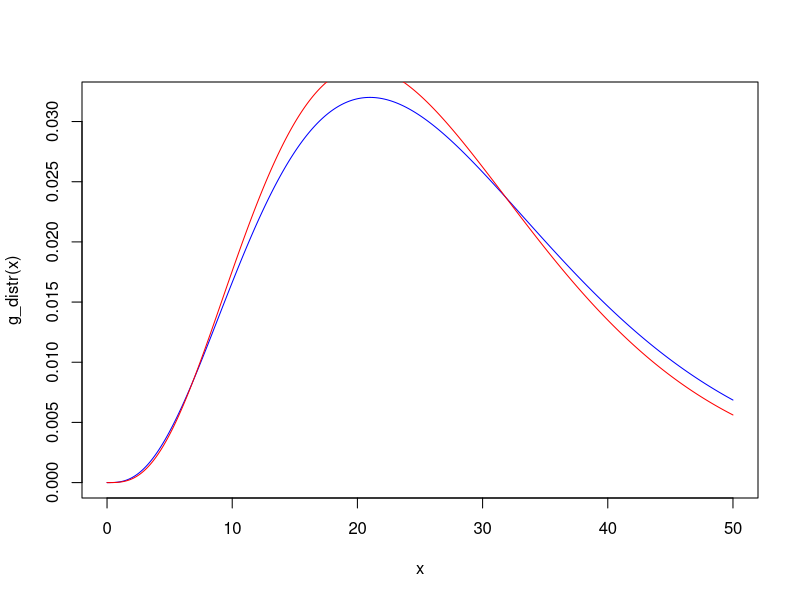
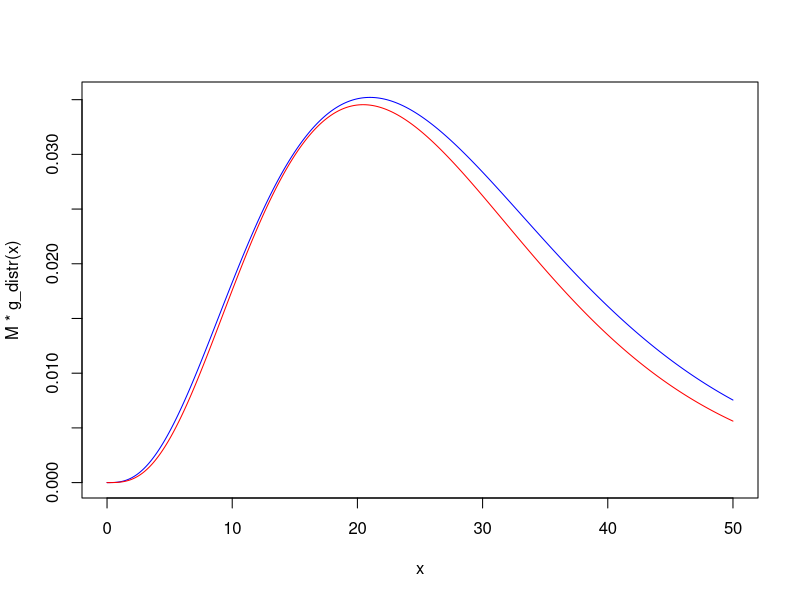
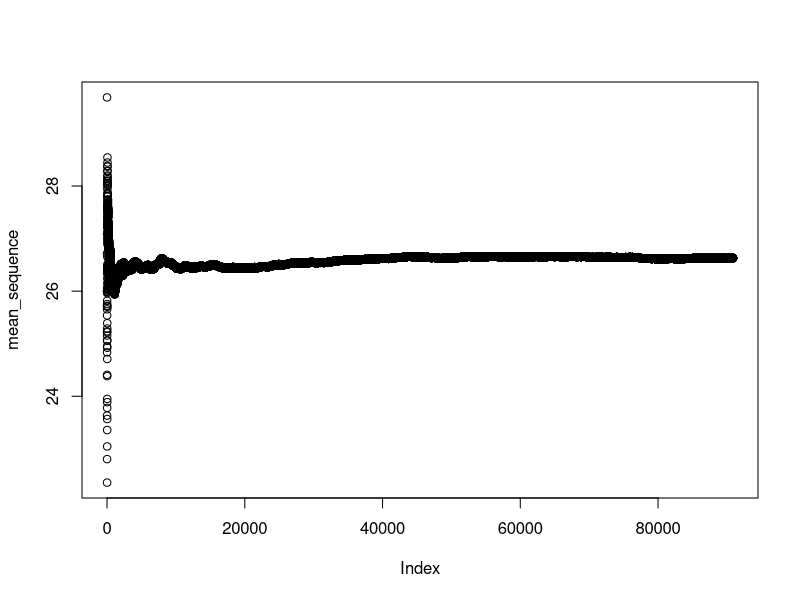
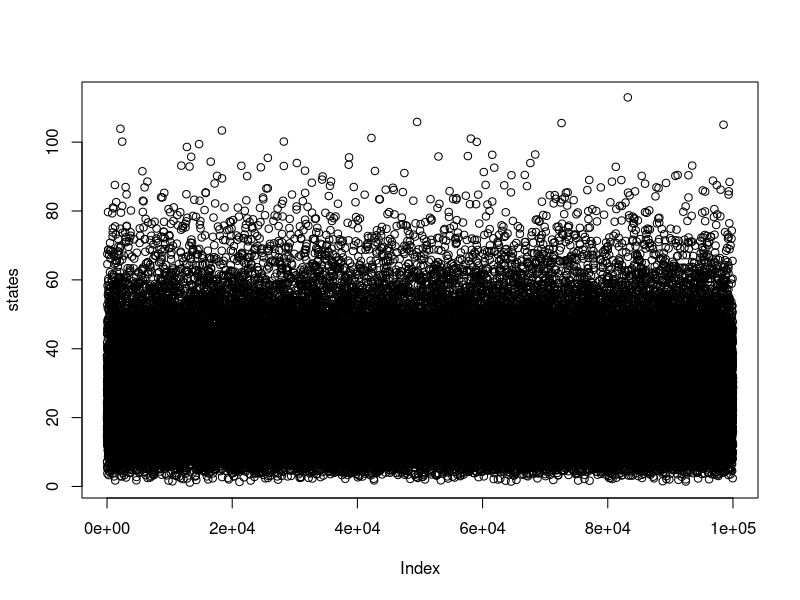
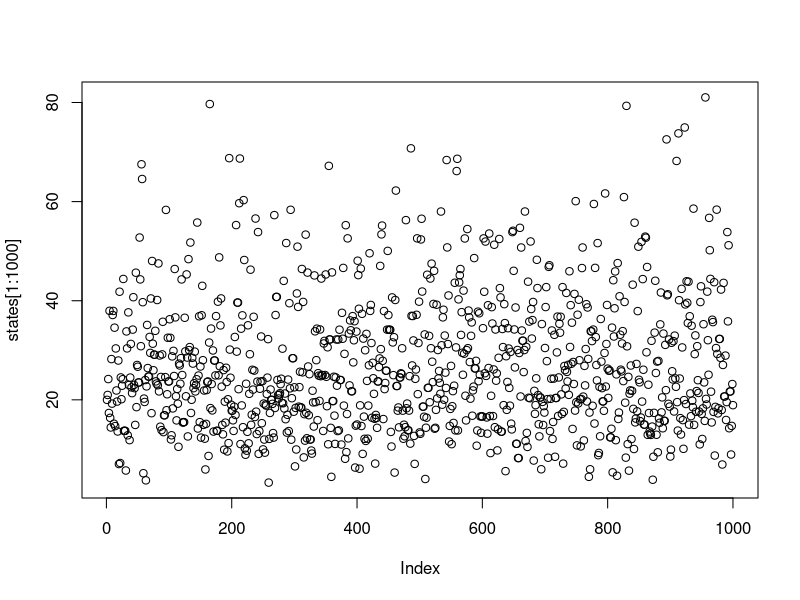
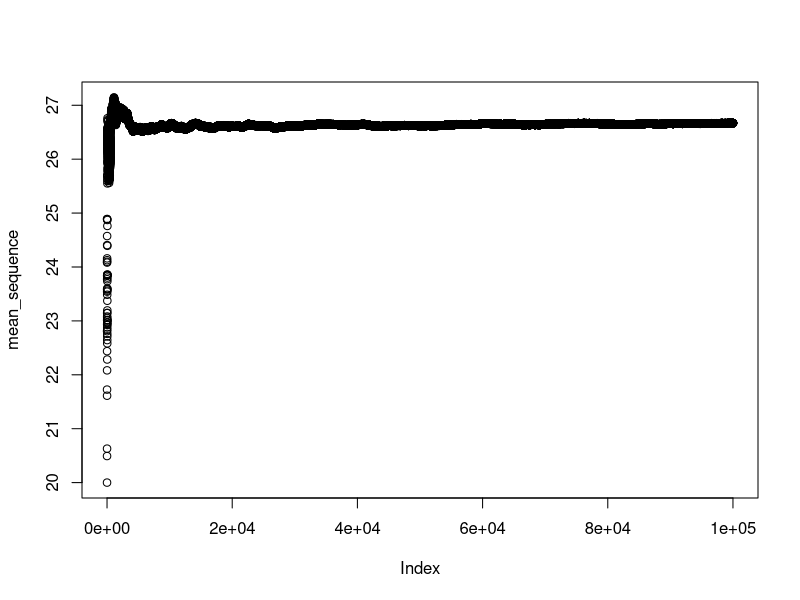
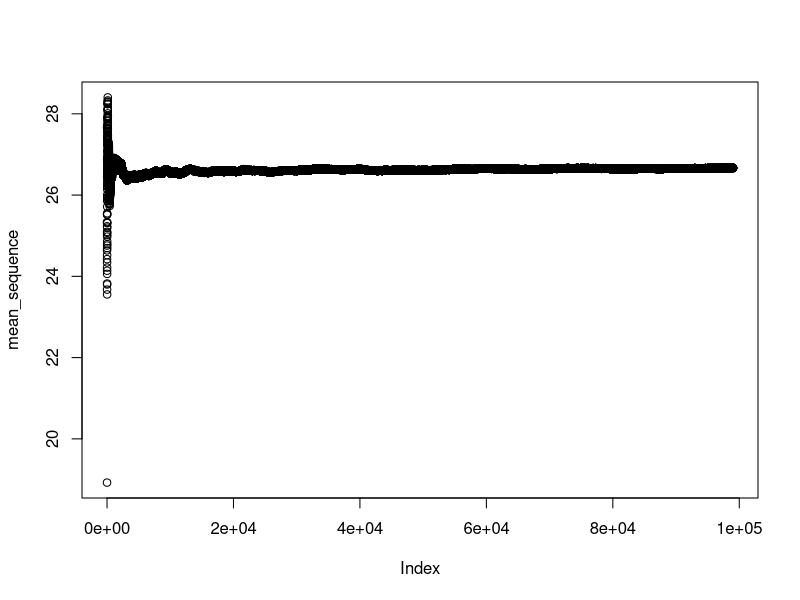

Here is the R script that generated these plots, in order: (Note: a time limit stopped this script after it produced the figures.)
## ---- chunk 1
knitr::opts_chunk$set(echo = TRUE, fig.height = 4)
## ---- chunk 2
alpha_pi <- 4.3
beta_pi <- 6.2

alpha_g <- 4
beta_g <- 7

pi_distr <- function(x) {
  dgamma(x, shape = alpha_pi, scale  = beta_pi)
}

g_distr <- function(x) {
  dgamma(x, shape = alpha_g, scale  = beta_g)
}

g_sample <- function(n = 1) {
  rgamma(n, shape = alpha_g, scale  = beta_g)
}

pi_div_g_distr <- function(x) {
  # TODO make more computationally efficient
  pi_distr(x) / g_distr(x)
}
  
x <- seq(0, 50, 0.01)

plot(x, g_distr(x), type="l", col="blue")
lines(x, pi_distr(x), col="red")
## ---- chunk 3
x_star <- (alpha_g-alpha_pi)/(1/beta_g-1/beta_pi)
x_star

pi_distr(x_star) / g_distr(x_star)
## ---- chunk 4
# Use 1.1 to be sure
M <- 1.1

plot(x, M*g_distr(x), type="l", col="blue")
lines(x, pi_distr(x), col="red")
## ---- chunk 5
N <- 100000
set.seed(2020)

samples <- c()

# TODO optimize?
for (i in 1:N) {
  x <- g_sample(1)
  r <- pi_div_g_distr(x)/M
  
  u = runif(1)
  if (r <= u) {
    next;
  } else {
    samples <- c(samples, x)
  }
}

mean_sequence <- cumsum(samples) / seq_along(samples)
plot(mean_sequence)

mean_sequence[length(mean_sequence)]
## ---- chunk 6
theoretical_mean <- alpha_pi * beta_pi
theoretical_mean
## ---- chunk 7
metropolis_hastings <- function(q_sample, q_ratio, pi_ratio, N, initial_state) {
  state <- initial_state
  
  states <- list(state)
  
  for (i in 1:N) {
    proposed <- q_sample()
    
    alpha <- q_ratio(state, proposed) * pi_ratio(proposed, state)
    
    if (alpha >= 1 || runif(1) <= alpha) {
      state <- proposed
    }
      
    states <- append(states, state)
  }
  
  return (states)
}

states <- unlist(metropolis_hastings(
  g_sample,
  function(x, y) g_distr(x) / g_distr(y),
  function(x, y) pi_distr(x) / pi_distr(y),
  N,
  20
))

plot(states)
plot(states[1:1000])

mean_sequence <- cumsum(states) / seq_along(states)
plot(mean_sequence)

burn_in_length <- 1000
samples <- states[burn_in_length:length(states)]
mean_sequence <- cumsum(samples) / seq_along(samples)
plot(mean_sequence)

mean_sequence[length(mean_sequence)]
## ---- chunk 8
alpha_g2 <- 5
beta_g2 <- 6

g2_distr <- function(x) {
  dgamma(x, shape = alpha_g2, scale  = beta_g2)
}

g2_sample <- function(n = 1) {
  rgamma(n, shape = alpha_g2, scale  = beta_g2)
}

states <- unlist(metropolis_hastings(
  g2_sample,
  function(x, y) g2_distr(x) / g2_distr(y),
  function(x, y) pi_distr(x) / pi_distr(y),
  N,
  20
))

plot(states)
plot(states[1:1000])

mean_sequence <- cumsum(states) / seq_along(states)
plot(mean_sequence)

burn_in_length <- 1000
samples <- states[burn_in_length:length(states)]
mean_sequence <- cumsum(samples) / seq_along(samples)
plot(mean_sequence)

mean_sequence[length(mean_sequence)]
## ---- chunk 9
tab <- read.table("LogisticData.txt", header = TRUE, sep = "", dec = ".")

head(tab)
## ---- chunk 10
data <- data.frame(
  emergency = tab$erodd,
  # hmo = factor(tab$np),
  # health = factor(tab$metq)
  hmo = tab$np,
  health = tab$metq
)

head(data)
## ---- chunk 11
logistic_model <- glm(emergency ~ hmo + health, data = data, family = "binomial")

sum <- summary(logistic_model)

sum
## ---- chunk 12
a_mean <- sum$coefficients["(Intercept)", "Estimate"]
a_variance <- sum$coefficients["(Intercept)", "Std. Error"]^2

b_mean <- sum$coefficients["hmo", "Estimate"]
b_variance <- sum$coefficients["hmo", "Std. Error"]^2

c_mean <- sum$coefficients["health", "Estimate"]
c_variance <- sum$coefficients["health", "Std. Error"]^2

tab <- data.frame(
  a = c(a_mean, a_variance),
  b = c(b_mean, b_variance),
  c = c(c_mean, c_variance)
)

row.names(tab) <- c("Mean", "Variance")

tab
## ---- chunk 13
library(mvtnorm)

likelihood <- function(data, a, b, c) {
  hmos <- unique(data$hmo)
  k <- length(hmos)
  
  likelihood <- 1
  
  for (i in 1:k) {
    indices <- which(data$hmo == hmos[i])
    exp_factor <- exp(a + b*hmos[i]+c*data$health[indices])
    
    factors <- ifelse(data$emergency[indices], exp_factor, 1) / (1 + exp_factor)
    
    likelihood <- likelihood * prod(factors)
  }
  
  return (likelihood)
}

mean <- c(a_mean, b_mean, c_mean)
sigma <- diag(c(a_variance, b_variance, c_variance))
sample_proposal <- function() rmvnorm(1, mean, sigma)
proposal_likelihood <- function(x) dmvnorm(x, mean, sigma, log=FALSE)

states <- metropolis_hastings(
  sample_proposal,
  function(x, y) proposal_likelihood(x) / proposal_likelihood(y),
  function(x, y) likelihood(data, x[1], x[2], x[3]) / likelihood(data, y[1], y[2], y[3]),
  1000,
  mean
)

states
